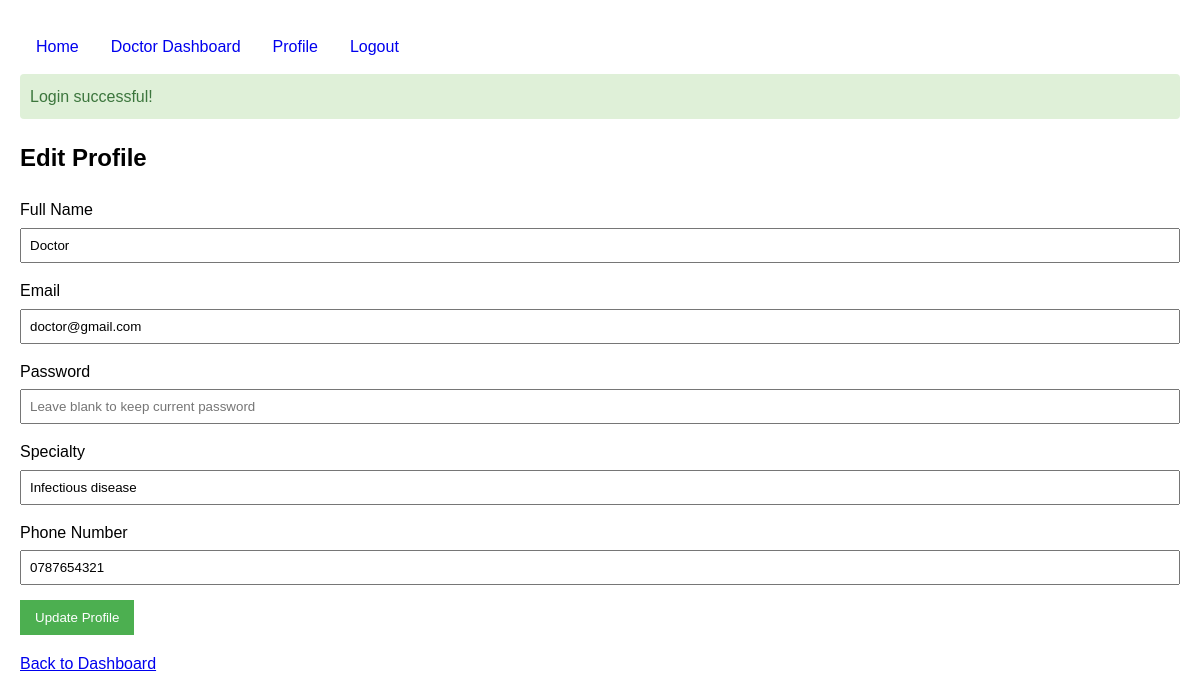
The app's page /profile.php (signed in) with its own data.
### tables this page shows
CREATE TABLE `users` (
  `user_id` int NOT NULL AUTO_INCREMENT,
  `full_name` varchar(100) NOT NULL,
  `email` varchar(100) NOT NULL,
  `password` varchar(255) NOT NULL,
  `role` enum('patient','doctor') NOT NULL,
  `specialty` varchar(100) DEFAULT NULL,
  `phone` varchar(20) DEFAULT NULL,
  `created_at` timestamp NULL DEFAULT CURRENT_TIMESTAMP,
  PRIMARY KEY (`user_id`),
  UNIQUE KEY `email` (`email`)
);

### profile.php (the view, shortened to what this page needs)
<?php
include 'db_config.php';
include 'header.php';
$user_id = $_SESSION['user_id'];
$role = $_SESSION['role'];
$stmt = $conn->prepare("SELECT * FROM users WHERE user_id = ?");
$stmt->bind_param("i", $user_id);
$stmt->execute();
$result = $stmt->get_result();
$user = $result->fetch_assoc();
?>
<h2>Edit Profile</h2>
<form method="post" action="">
    <div class="form-group">
        <label for="full_name">Full Name</label>
        <input type="text" id="full_name" name="full_name" value="<?= htmlspecialchars($user['full_name']) ?>"
               required>
    </div>
    <div class="form-group">
        <label for="email">Email</label>
        <input type="email" id="email" name="email" value="<?= htmlspecialchars($user['email']) ?>" required>
    </div>
    <div class="form-group">
        <label for="password">Password</label>
        <input type="password" id="password" name="password" placeholder="Leave blank to keep current password">
    </div>
    <?php if ($role == 'doctor'): ?>
        <div class="form-group">
            <label for="specialty">Specialty</label>
            <input type="text" id="specialty" name="specialty" value="<?= htmlspecialchars($user['specialty']) ?>"
                   required>
        </div>
    <?php endif; ?>
    <div class="form-group">
        <label for="phone">Phone Number</label>
        <input type="text" id="phone" name="phone" value="<?= htmlspecialchars($user['phone']) ?>" required>
    </div>
    <button type="submit" class="btn">Update Profile</button>
</form>
<p><a href="<?= $role == 'patient' ? 'patient_dashboard.php' : 'doctor_dashboard.php' ?>">Back to Dashboard</a></p>

### header.php (style rules this page uses)
body { font-family: Arial, sans-serif; margin: 0; padding: 20px; line-height: 1.6; }
.form-group { margin-bottom: 15px; }
.form-group label { display: block; margin-bottom: 5px; }
.form-group input, .form-group select { width: 100%; padding: 8px; box-sizing: border-box; }
.btn { padding: 10px 15px; background-color: #4CAF50; color: white; border: none; cursor: pointer; }

### records on screen
users: full_name "Doctor", email "doctor@gmail.com", specialty "Infectious disease", phone "0787654321"

### other values on screen
$_SESSION['message'] "Login successful!"
